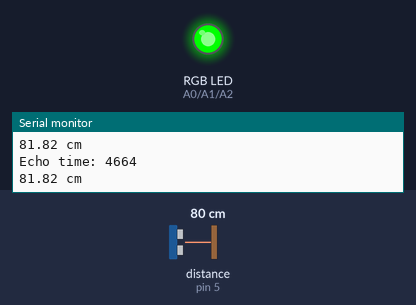
This sketch was run on a simulated Arduino Uno, built with avr-gcc and run on an emulated ATmega328P. Shown: an RGB LED mixed from three pins (HIGH = lit), the last lines printed to the serial monitor. Inputs (shaded band) come from the test bench; at power-on: distance to the obstacle (sensor on pin 5) 80 cm. The echo pulse lasts 58.3 µs per cm.

Above: at 4.2 s.
4.3 s: distance to the obstacle (sensor on pin 5) set to 22 cm
6.5 s: distance to the obstacle (sensor on pin 5) set to 18 cm
At 8.3 s:
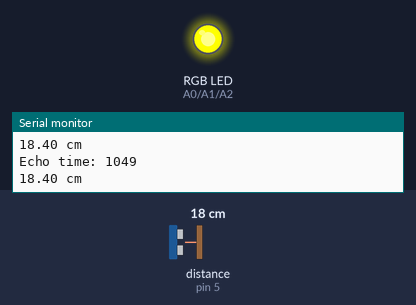
8.6 s: distance to the obstacle (sensor on pin 5) set to 11 cm
10.8 s: distance to the obstacle (sensor on pin 5) set to 8 cm
At 12.5 s:
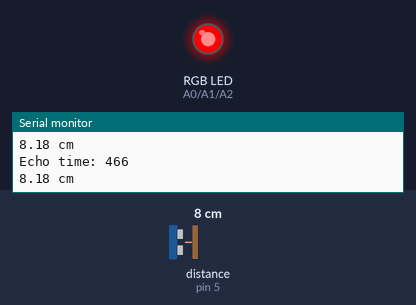
12.9 s: distance to the obstacle (sensor on pin 5) set to 35 cm
At 14.8 s:
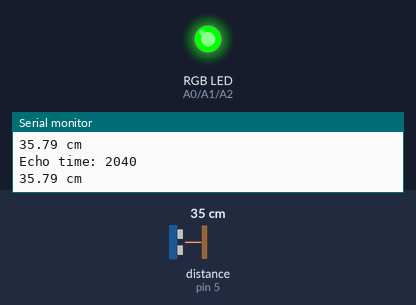
Timing chart, 0 to 16.3 s (numbered marks = the images above; inputs shaded):
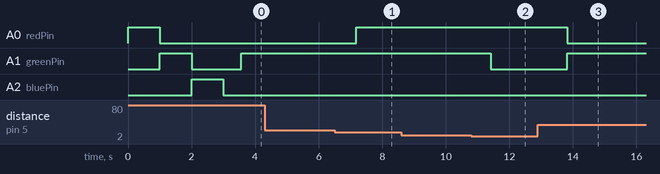

The sketch:

1b-led-ultrasound-validation.ino
```cpp
// (licence header left out)
#include <NewPing.h>

// NewPing with sinlge pin operation for HC-SR04
const int trigPin = 5;           //connects to the trigger pin on the distance sensor
const int echoPin = 5;           //connects to the echo pin on the distance sensor
const int maxDistance = 500; // cm

NewPing sonar(trigPin,echoPin,maxDistance);

const int redPin = A0;             //pin to control the red LED inside the RGB LED
const int greenPin = A1;           //pin to control the green LED inside the RGB LED
const int bluePin = A2;            //pin to control the blue LED inside the RGB LED

float distance = 0;               //stores the distance measured by the distance sensor

void setup()
{
  Serial.begin (9600);        //set up a serial connection with the computer
  Serial.println("======================================");

  //pinMode(trigPin, OUTPUT);   //the trigger pin will output pulses of electricity
  //pinMode(echoPin, INPUT);    //the echo pin will measure the duration of pulses coming back from the distance sensor

  //set the RGB LED pins to output
  pinMode(redPin, OUTPUT);
  pinMode(greenPin, OUTPUT);
  pinMode(bluePin, OUTPUT);

  // cycle RGB LED to test
  analogWrite(redPin, 255);
  analogWrite(greenPin, 0);
  analogWrite(bluePin, 0);
  delay(1000);
  analogWrite(redPin, 0);
  analogWrite(greenPin, 255);
  analogWrite(bluePin, 0);
  delay(1000);
  analogWrite(redPin, 0);
  analogWrite(greenPin, 0);
  analogWrite(bluePin, 255);
  delay(1000);
  analogWrite(redPin, 0);
  analogWrite(greenPin, 0);
  analogWrite(bluePin, 0);
}

void loop() {
  distance = getDistance();   //variable to store the distance measured by the sensor

  Serial.print(distance);     //print the distance that was measured
  Serial.println(" cm");      //print units after the distance

  if (distance <= 10) {                       //if the object is close

    //make the RGB LED red
    analogWrite(redPin, 255);
    analogWrite(greenPin, 0);
    analogWrite(bluePin, 0);

  } else if (10 < distance && distance < 20) { //if the object is a medium distance

    //make the RGB LED yellow
    analogWrite(redPin, 255);
    analogWrite(greenPin, 255);
    analogWrite(bluePin, 0);

  } else {                                    //if the object is far away

    //make the RGB LED green
    analogWrite(redPin, 0);
    analogWrite(greenPin, 255);
    analogWrite(bluePin, 0);
  }

  delay(50);      //delay 50ms between each reading
}

//------------------FUNCTIONS-------------------------------

float getDistance() {
  unsigned int echoTime;                   //variable to store the time it takes for a ping to bounce off an object
  float calculatedDistance;         //variable to store the distance calculated from the echo time

  echoTime = sonar.ping_median(20); // uS
  Serial.print("Echo time: ");
  Serial.println(echoTime);
  //pinMode(echoPin,OUTPUT);
  //digitalWrite(echoPin,LOW);
  //pinMode(echoPin,INPUT);

  calculatedDistance = sonar.convert_cm(echoTime); // rounds to nearest cm
  calculatedDistance = (1.0d * echoTime) / (1.0d * US_ROUNDTRIP_CM);
  return calculatedDistance;
}

//RETURNS THE DISTANCE MEASURED BY THE HC-SR04 DISTANCE SENSOR
float getDistanceOld()
{
  float echoTime;                   //variable to store the time it takes for a ping to bounce off an object
  float calculatedDistance;         //variable to store the distance calculated from the echo time

  //send out an ultrasonic pulse that's 10ms long
  digitalWrite(trigPin, HIGH);
  delayMicroseconds(50);
  digitalWrite(trigPin, LOW);

  echoTime = pulseIn(echoPin, HIGH);      //use the pulsein command to see how long it takes for the
                                          //pulse to bounce back to the sensor
  Serial.print("Echo time: ");
  Serial.println(echoTime);

  // 2.56 is so output is CM
  calculatedDistance = echoTime / (148.0 * 2.56);  //calculate the distance of the object that reflected the pulse (half the bounce time multiplied by the speed of sound)

  return calculatedDistance;              //send back the distance that was calculated
}
```

Measured:
- the behaviour switches between 20 and 19 cm on distance to the obstacle (sensor on pin 5) (found by bisection; images 0 and 1)
- the behaviour switches between 10 and 9 cm on distance to the obstacle (sensor on pin 5) (found by bisection; images 1 and 2)
- after the input at 6.5 s, A0 (redPin): LOW → HIGH after 0.69 s
- after the input at 10.8 s, A1 (greenPin): HIGH → LOW after 0.61 s
- after the input at 12.9 s, A0 (redPin): HIGH → LOW after 0.92 s; A1 (greenPin): LOW → HIGH after 0.92 s
